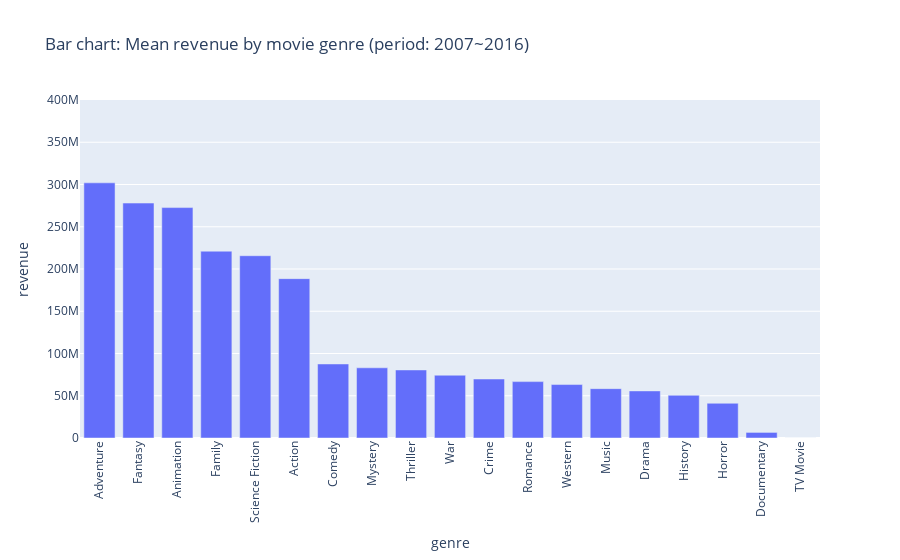

Notebook code cell kept with this figure:
### Code cell
# Compare mean revenue for each movie genre
fig = px.bar(df_mean_revenue_by_genre, x="genre", y="revenue", range_y=[0, 400000000],
             title="Bar chart: Mean revenue by movie genre (period: 2007~2016)",
             category_orders={"genre": df_mean_revenue_by_genre["genre"]})
fig.update_xaxes(tickangle=270)
fig.show()

### Figure 1 — Plotly figure (JSON) as saved in the notebook; plotly's stock layout.template omitted (floating-point values rounded to 4 significant figures)
{"data": [{"alignmentgroup": "True", "hovertemplate": "genre=%{x}<br>revenue=%{y}<extra></extra>", "legendgroup": "", "marker": {"color": "#636efa", "pattern": {"shape": ""}}, "name": "", "offsetgroup": "", "orientation": "v", "showlegend": false, "textposition": "auto", "type": "bar", "x": ["Adventure", "Fantasy", "Animation", "Family", "Science Fiction", "Action", "Comedy", "Mystery", "Thriller", "War", "Crime", "Romance", "Western", "Music", "Drama", "History", "Horror", "Documentary", "TV Movie"], "xaxis": "x", "y": [302000000.0, 278000000.0, 272700000.0, 221100000.0, 215700000.0, 188600000.0, 87610000.0, 83080000.0, 80540000.0, 74290000.0, 69820000.0, 66740000.0, 63260000.0, 58400000.0, 55710000.0, 50550000.0, 41090000.0, 6613000.0, 0], "yaxis": "y"}], "layout": {"barmode": "relative", "legend": {"tracegroupgap": 0}, "title": {"text": "Bar chart: Mean revenue by movie genre (period: 2007~2016)"}, "xaxis": {"anchor": "y", "categoryarray": ["Adventure", "Fantasy", "Animation", "Family", "Science Fiction", "Action", "Comedy", "Mystery", "Thriller", "War", "Crime", "Romance", "Western", "Music", "Drama", "History", "Horror", "Documentary", "TV Movie"], "categoryorder": "array", "domain": [0, 1], "tickangle": -90, "title": {"text": "genre"}}, "yaxis": {"anchor": "x", "domain": [0, 1], "range": [0, 400000000], "title": {"text": "revenue"}}}}
